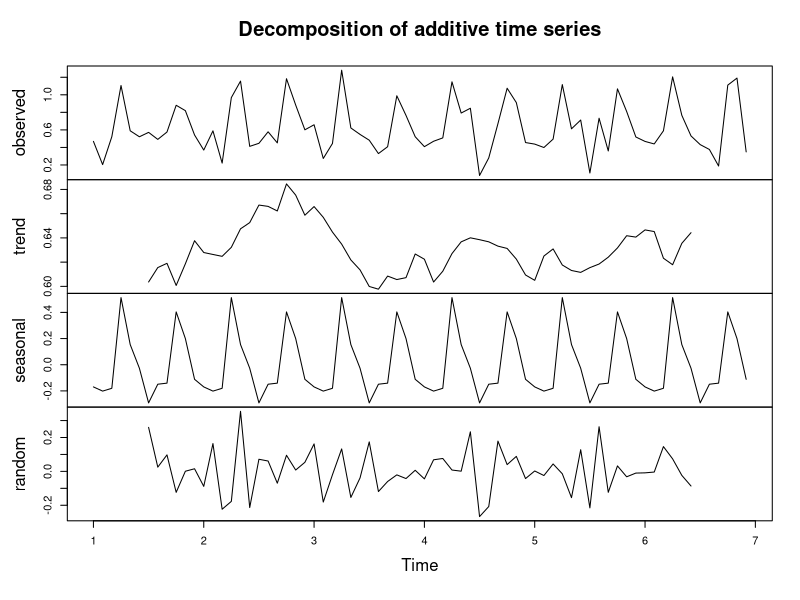
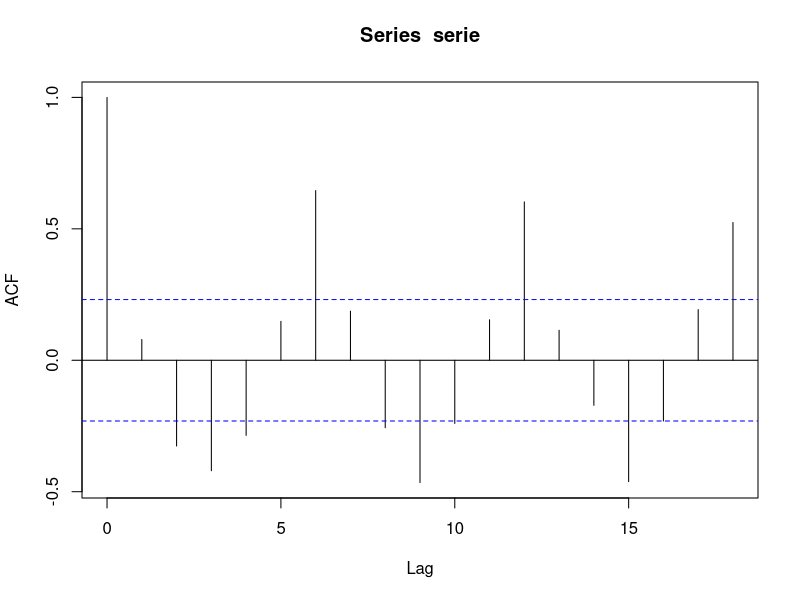
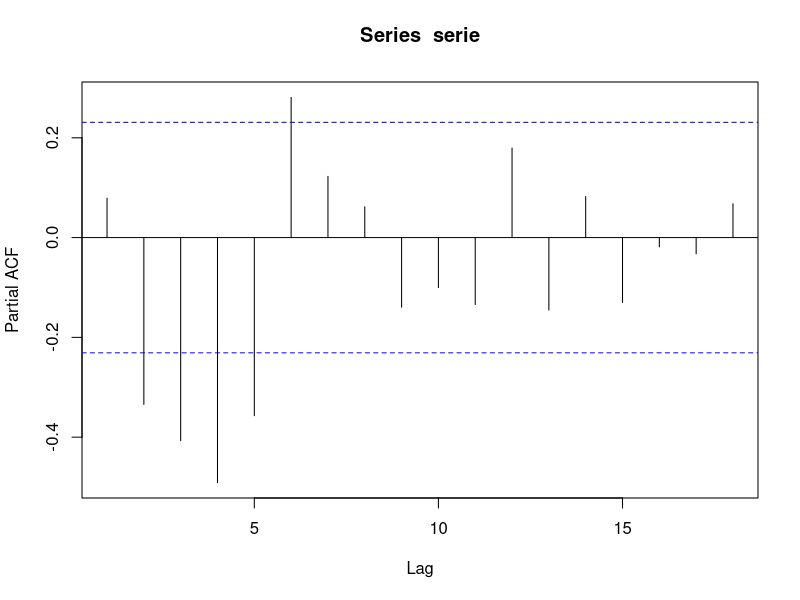
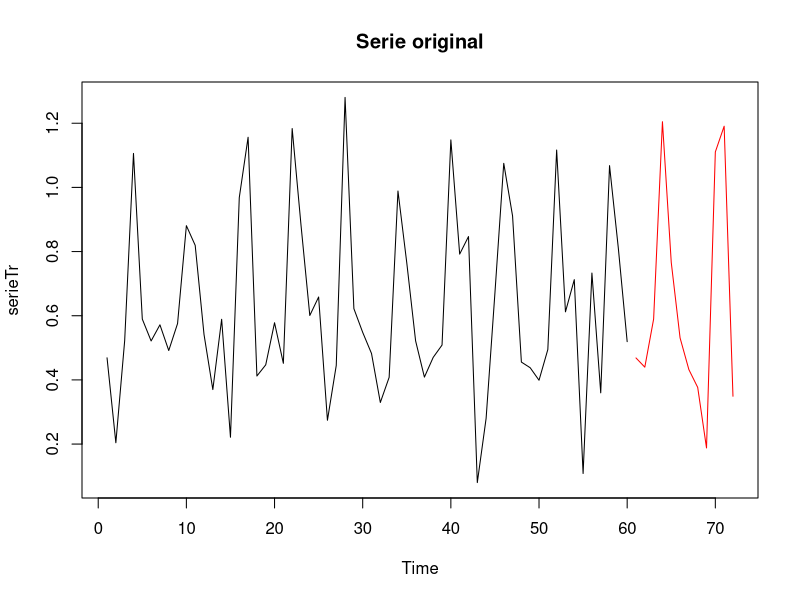
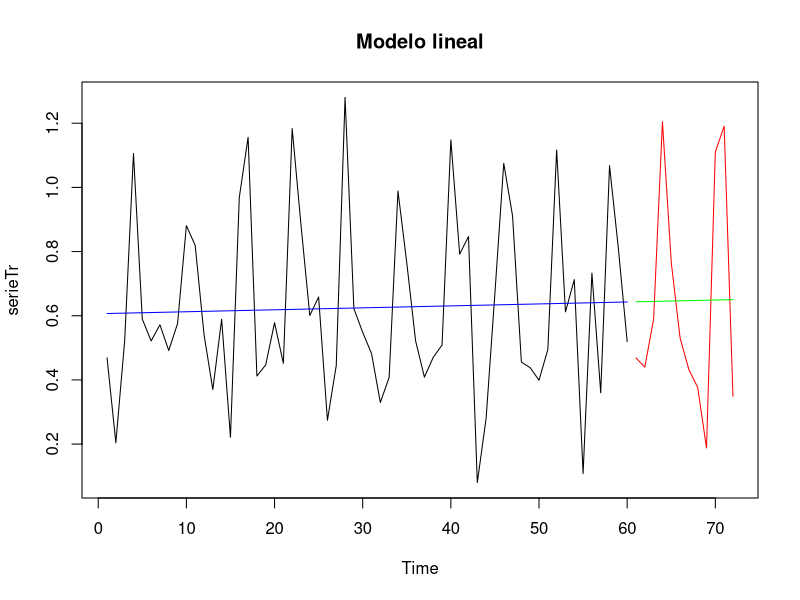
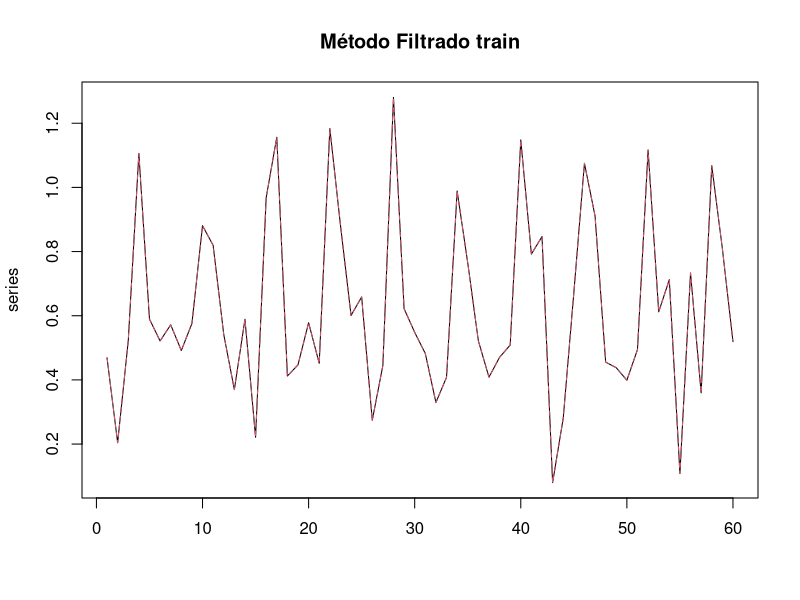
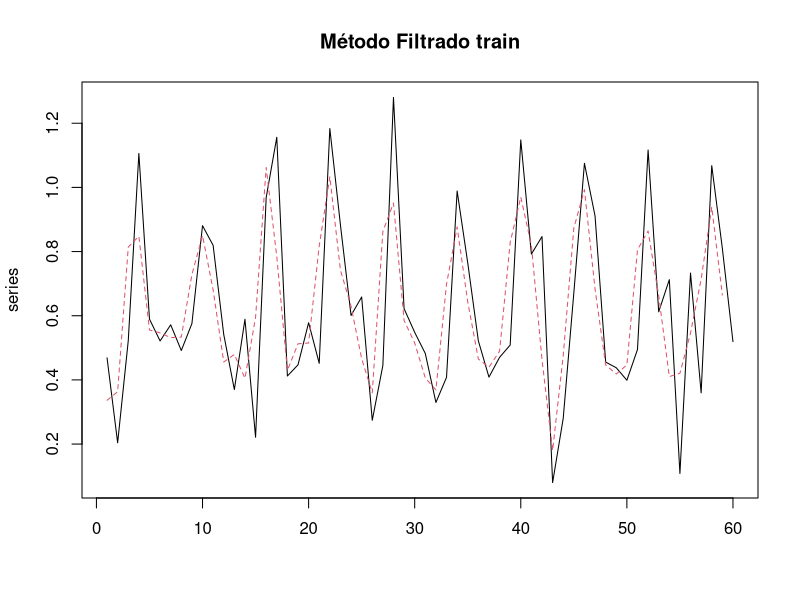
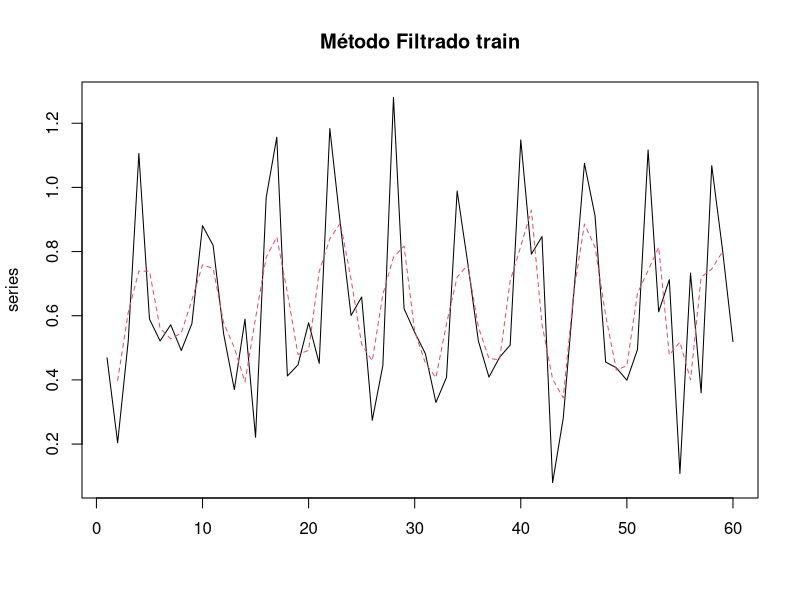

The R source for these figures, in order:
#######################################
# 2.2 Pre-procesameinto
#######################################
rm(list=ls()) # Eliminamos lo que haya en el espacio de trabajo
library("tseries") # para el test ADF

#Leemos la serie
serie<-scan("SerieTrabajoPractico.dat")
# Echamos un primer vistazo a la serie.
# Como se trata de series anuales, de haber estacionalidad, posiblemente aparezca cada 12 meses.
# Por tanto, inicialmente creamos la serie temporal con periodo de estacionalidad 12, para visualizar
serie.ts<- ts(serie, frequency = 12)
# Visualizamos la descomposición
plot(decompose(serie.ts))
print("Vemos como la frecuencia no es de 12 meses sinó cada 6 meses, así que vamos a modificar esta serie")
serie.ts <- ts(serie, frequency = 6)
cat("Visualizamos primero la descomposición de la serie, buscando patrones visuales que nos den idea de por dónde empezar (tendencia, estacionalidad)\n");
cat("Vemos 3 cosas: \n");
cat("  1. Que la variabilidad de la estacionalidad no aumenta ni decrece. ");
cat("  2. Que puede que la tendencia no juegue un papel importante.\n")
cat("  3. Que posiblemente hay una estacionalidad.\n")
print("Como con esto no estamos seguros de si la serie es estacionaria o no, vamos a ver el ACF, PACF y pasaremos el test ADF:")
print("Mostrando el ACF")
acf(serie) # Mostramos ACF
print("Mostrando el PACF")
pacf(serie) # Mostramos PACF
resul <- adf.test(serie) # Pasamos el test de ADF
cat("El resultado del test de Dickey-Fuller aumentado es un p-value=", resul$p.value, "\n")
print("Podemos decir debido a este resultado, que la serie es Estacionaria con un nivel de confianza del 99%. Además en el gráfico ACF vemos como con un Lag = 6, que la serie va a ser Estacionaria")

# Dividimos la serie en training y test (nos quedamos con los NTest últimos para el test)
NPred= 12; # Valores a predecir
NTest= 12; # Valores que vamos a dejar para test
serieTr<- serie[1:(length(serie)-NTest)];
tiempoTr<- 1:length(serieTr)
serieTs<- serie[(length(serie)-NTest+1):length(serie)];
tiempoTs<- (tiempoTr[length(tiempoTr)]+1):(tiempoTr[length(tiempoTr)]+NTest);
plot.ts(serieTr, xlim=c(1, tiempoTs[length(tiempoTs)]))
title("Serie original")
lines(tiempoTs, serieTs, col="red")
cat("Dividimos el conjunto de datos en entrenamiento (para ajuste, negro) y test (para comprobar los modelos, rojo).\n");

#######################################
#2.3 Tendencia
#######################################
# Modelado y eliminación de tendencia
# Hipótesis: Modelo Lineal x= a + b*t (x=serie; t=tiempo; a,b=parámetros a estimar)
parametros.MLineal <- lm (serieTr ~ tiempoTr) # Ajustamos modelo
# Calculamos la estimación de la tendencia
TendEstimadaTr.MLineal<-parametros.MLineal$coefficients[1]+tiempoTr*parametros.MLineal$coefficients[2] 
TendEstimadaTs.MLineal<-parametros.MLineal$coefficients[1]+tiempoTs*parametros.MLineal$coefficients[2] 
# Mostramos en la misma figura la serie y la tendencia estimada
plot.ts(serieTr, xlim=c(1, tiempoTs[length(tiempoTs)]))
title("Modelo lineal")
lines(tiempoTr, TendEstimadaTr.MLineal, col="blue")
lines(tiempoTs, serieTs, col="red")
lines(tiempoTs, TendEstimadaTs.MLineal, col="green")
RSS.tendencia.MLineal= sum( (parametros.MLineal$residuals)^2); # Calculamos suma de errores al cuadrado
print("Metodo de eliminacion de tendencia por aproximacion lineal.")
cat(c("El modelo presenta un RSS (Residual Sum of Squares)=", RSS.tendencia.MLineal, "\n"));
JB <- jarque.bera.test(parametros.MLineal$residuals)
JB$p.value
JB <- jarque.bera.test((TendEstimadaTs.MLineal-serieTs))
JB$p.value
TT <- t.test(c(parametros.MLineal$residuals, TendEstimadaTs.MLineal-serieTs))
TT$p.value
print("Viendo estos resultados, podemos pensar, que al tener todos un p-value > 0.05, no existen diferencias significativas en los datos y la hipótesis lineal es factible")

print("Si observamos los resultados, no parece que sea el modelo más correcto para este caso, por lo que voy a probar con un flitrado")
# Estimación de tendencia por filtrado de medias moviles de orden k
for (k in 1:4) {
  filtro<-rep(1/k, k); # Creamos el filtro
  # Filtramos señal
  SerFiltradaTr<-filter(serieTr,filter=filtro,sides=2,method="convolution")
  # Mostramos en la misma figura la serie y la tendencia estimada
  series<-matrix(c(t(serieTr), t(SerFiltradaTr)), ncol=2);
  matplot(series, pch=1, type= "l")
  title("Método Filtrado train")
  cat("Calculo tendencia con filtro de orden k=", k, "\n")
  print("Pulse una tecla para continuar...")
  pause<-readline(); # para pausar la ejecución
}
for (k in 1:3) {
  filtro<-rep(1/k, k); # Creamos el filtro
  # Filtramos señal
  SerFiltradaTs<-filter(serieTs,filter=filtro,sides=2,method="convolution")
  # Mostramos en la misma figura la serie y la tendencia estimada
  series<-matrix(c(t(serieTs), t(SerFiltradaTs)), ncol=2);
  matplot(series, pch=1, type= "l")
  title("Método Filtrado test")
  cat("Calculo tendencia con filtro de orden k=", k, "\n")
  print("Pulse una tecla para continuar...")
  pause<-readline(); # para pausar la ejecución
}
print("Vemos que, a mayor k, más se suaviza la serie. Vamos a quedarnos con el ultimo valor.")

# Eliminamos la tendencia
SerSinTendMLinTr <- serieTr - TendEstimadaTr.MLineal
SerSinTendMlinTs <- serieTs - TendEstimadaTs.MLineal
SerSinTendFilTr<-serieTr-SerFiltradaTr
SerSinTendFilTs<-serieTs-SerFiltradaTs
par(mfrow=c(2,2))  
plot.ts(SerSinTendFilTr, xlim=c(1, tiempoTs[length(tiempoTs)]))
title("Filtrado")
lines(tiempoTs, SerSinTendFilTs, col="red")
plot.ts(serieTr, xlim=c(1, tiempoTs[length(tiempoTs)]))
title("Original")
lines(tiempoTs, serieTs, col="red")
plot.ts(SerSinTendMLinTr, xlim=c(1, tiempoTs[length(tiempoTs)]))
title("Método Lineal")
lines(tiempoTs, SerSinTendMlinTs, col="red")
par(mfrow=c(1,1))
print("Vemos que la eliminación de tendencia es una posibilidad, pero vamos a pasar al siguiente paso sin eliminarla, ya que puedo asumir que no es elemental")


#######################################
#2.4 Estacionalidad
#######################################
# Calculamos y eliminamos la estacionalidad
k<- 6; # Asumimos periodo de estacionalidad k= 6
estacionalidad<- decompose(serie.ts)$seasonal[1:k];
#Eliminamos estacionalidad para el modelo ya que vemos que hay
aux<-rep(estacionalidad, length(serieTr)/length(estacionalidad));
serieTr.SinEst<- serieTr-aux;
serieTs.SinEst<- serieTs-estacionalidad;
plot.ts(serieTr.SinEst, xlim=c(1, tiempoTs[length(tiempoTs)]))
title("Serie sin estacionalidad")
lines(tiempoTs, serieTs.SinEst, col="red")
print("Serie sin la estacionalidad\n")

#######################################
#2.5 Estacionaridad
#######################################
#Vamos a ver si es estacionaria con el Test de Dickey-Fuller aumentado
adftest<- adf.test(serieTr.SinEst);
cat(c("Resultados del test ADF (aproximación lineal sin tendencia ni estacionalidad): ", adftest$p.value, "\n"));
cat("No es necesario diferenciar.\n")


#######################################
#2.6 Modelos ARIMA
#######################################
# Vemos los ACF y PACF
acf(serieTr.SinEst) # Mostramos ACF
print("Mostrando el ACF de la serie sin tendencia lineal y sin estacionalidad\n")
pacf(serieTr.SinEst) # Mostramos PACF
print("Mostrando el PACF de la serie sin tendencia lineal y sin estacionalidad")

# Mostramos las series sin estacionalidad
plot.ts(serieTr.SinEst, xlim=c(1, tiempoTs[length(tiempoTs)]))
title("Serie sin estacionalidad")
lines(tiempoTs[1:(length(tiempoTs))], serieTs.SinEst, col="red")
print("Serie sin la estacionalidad.")
cat("Con esto, podemos comenzar probando un modelo ARIMA(2, 0, 2):\n");

#######################################
#2.6.1 Modelo ARIMA
#######################################
# Ajustamos el modelo ARIMA(2,0,2)
modelo1<- arima(serieTr.SinEst, order=c(2, 0, 2))
# Cogemos los valores del ajuste y las predicciones
# Cogemos los valores que se han ajustado de la serie 
valoresAjustados1<- serieTr.SinEst+modelo1$residuals; 
# Calculamos las predicciones 
Predicciones1<- predict(modelo1, n.ahead = NPred); 
valoresPredichos1<- Predicciones1$pred; # Cogemos las predicciones
# Calculamos el error cuadrático acumulado del ajuste, en ajuste y en test
errorTr1<- sum((modelo1$residuals)^2);
errorTs1<- sum((valoresPredichos1-serieTs.SinEst)^2);
cat("Error en ajuste con ARIMA(2, 0, 2): ", errorTr1, "\n")
cat("Error en la predicción de test con ARIMA(2, 0, 2): ", errorTs1, "\n")

# Mostramos las gráficas del ajuste y predicción en test
plot.ts(serieTr.SinEst, xlim=c(1, tiempoTs[length(tiempoTs)]))
title("Ajuste y predicción")
lines(valoresAjustados1, col="blue")
lines(tiempoTs, serieTs.SinEst, col="red")
lines(tiempoTs, valoresPredichos1, col="blue")
cat("Predicción con el modelo\n");

# Tests para la selección del modelo y su validación
boxtest1<- Box.test(modelo1$residuals) # Test de aleatoriedad de Box-Pierce
cat(c("El test de Box-Pierce da un p-value=", boxtest1$p.value, " para el modelo. Lo pasa (los errores son aleatorios)\n"))
JB1<- jarque.bera.test(modelo1$residuals); # Test de normalidad de Jarque Bera
cat(c("El test de Jarque Bera da un p-value=", JB1$p.value, " para el modelo. Lo pasa (p-value>0.05)\n"))
SW1<- shapiro.test(modelo1$residuals); # Test de normalidad de Shapiro-Wilk
cat(c("El test de Shapiro-Wilk da un p-value=", SW1$p.value, " para el modelo. Lo pasa (p-value>0.05)\n"))

# Mostramos histograma de residuos 
cat("Mostramos el histograma de los residuos del modelo.\n")
hist(modelo1$residuals, col="blue", prob=T,ylim=c(0,20),xlim=c(-0.2,0.2))
lines(density(modelo1$residuals))

#######################################
#2.6.2 Modelos ARIMA
#######################################
# Ajustamos el modelo ARIMA(0,0,1)
modelo2<- arima(serieTr.SinEst, order=c(0, 0, 1))
# Cogemos los valores del ajuste y las predicciones
# Cogemos los valores que se han ajustado de la serie 
valoresAjustados2<- serieTr.SinEst+modelo2$residuals; 
# Calculamos las predicciones 
Predicciones2<- predict(modelo2, n.ahead = NPred); 
valoresPredichos2<- Predicciones2$pred; # Cogemos las predicciones
# Calculamos el error cuadrático acumulado del ajuste, en ajuste y en test
errorTr2<- sum((modelo2$residuals)^2);
errorTs2<- sum((valoresPredichos2-serieTs.SinEst)^2);
cat("Error en ajuste con ARIMA(0, 0, 1): ", errorTr2, "\n")
cat("Error en la predicción de test con ARIMA(0, 0, 1): ", errorTs2, "\n")

# Mostramos las gráficas del ajuste y predicción en test
plot.ts(serieTr.SinEst, xlim=c(1, tiempoTs[length(tiempoTs)]))
title("Ajuste y predicción")
lines(valoresAjustados2, col="blue")
lines(tiempoTs, serieTs.SinEst, col="red")
lines(tiempoTs, valoresPredichos2, col="blue")
cat("Predicción con el modelo\n");

# Tests para la selección del modelo y su validación
boxtest2<- Box.test(modelo2$residuals) # Test de aleatoriedad de Box-Pierce
cat(c("El test de Box-Pierce da un p-value=", boxtest2$p.value, " para el modelo. Lo pasa (los errores son aleatorios)\n"))
JB2<- jarque.bera.test(modelo2$residuals); # Test de normalidad de Jarque Bera
cat(c("El test de Jarque Bera da un p-value=", JB2$p.value, " para el modelo. Lo pasa (p-value>0.05)\n"))
SW2<- shapiro.test(modelo2$residuals); # Test de normalidad de Shapiro-Wilk
cat(c("El test de Shapiro-Wilk da un p-value=", SW2$p.value, " para el modelo. Lo pasa (p-value>0.05)\n"))

# Mostramos histograma de residuos 
cat("Mostramos el histograma de los residuos del modelo.\n")
hist(modelo2$residuals, col="blue", prob=T,ylim=c(0,20),xlim=c(-0.2,0.2))
lines(density(modelo2$residuals))

#######################################
#2.6.3 Modelos ARIMA
#######################################
# Ajustamos el modelo ARIMA(1,0,0)
modelo3<- arima(serieTr.SinEst, order=c(1, 0, 0))
# Cogemos los valores del ajuste y las predicciones
# Cogemos los valores que se han ajustado de la serie 
valoresAjustados3<- serieTr.SinEst+modelo3$residuals; 
# Calculamos las predicciones 
Predicciones3<- predict(modelo3, n.ahead = NPred); 
valoresPredichos3<- Predicciones3$pred; # Cogemos las predicciones
# Calculamos el error cuadrático acumulado del ajuste, en ajuste y en test
errorTr3<- sum((modelo3$residuals)^2);
errorTs3<- sum((valoresPredichos3-serieTs.SinEst)^2);
cat("Error en ajuste con ARIMA(1, 0, 0): ", errorTr3, "\n")
cat("Error en la predicción de test con ARIMA(1, 0, 0): ", errorTs3, "\n")

# Mostramos las gráficas del ajuste y predicción en test
plot.ts(serieTr.SinEst, xlim=c(1, tiempoTs[length(tiempoTs)]))
title("Ajuste y predicción")
lines(valoresAjustados3, col="blue")
lines(tiempoTs, serieTs.SinEst, col="red")
lines(tiempoTs, valoresPredichos3, col="blue")
cat("Predicción con el modelo\n");

# Tests para la selección del modelo y su validación
boxtest3<- Box.test(modelo3$residuals) # Test de aleatoriedad de Box-Pierce
cat(c("El test de Box-Pierce da un p-value=", boxtest3$p.value, " para el modelo. Lo pasa (los errores son aleatorios)\n"))
JB3<- jarque.bera.test(modelo3$residuals); # Test de normalidad de Jarque Bera
cat(c("El test de Jarque Bera da un p-value=", JB3$p.value, " para el modelo. Lo pasa (p-value>0.05)\n"))
SW3<- shapiro.test(modelo3$residuals); # Test de normalidad de Shapiro-Wilk
cat(c("El test de Shapiro-Wilk da un p-value=", SW3$p.value, " para el modelo. Lo pasa (p-value>0.05)\n"))

# Mostramos histograma de residuos 
cat("Mostramos el histograma de los residuos del modelo.\n")
hist(modelo3$residuals, col="blue", prob=T,ylim=c(0,20),xlim=c(-0.2,0.2))
lines(density(modelo3$residuals))

#######################################
#2.6.4 Modelos ARIMA
#######################################
# Ajustamos el modelo ARIMA(2,0,1)
modelo4<- arima(serieTr.SinEst, order=c(2, 0, 1))
# Cogemos los valores del ajuste y las predicciones
# Cogemos los valores que se han ajustado de la serie 
valoresAjustados4<- serieTr.SinEst+modelo4$residuals; 
# Calculamos las predicciones 
Predicciones4<- predict(modelo4, n.ahead = NPred); 
valoresPredichos4<- Predicciones4$pred; # Cogemos las predicciones
# Calculamos el error cuadrático acumulado del ajuste, en ajuste y en test
errorTr4<- sum((modelo4$residuals)^2);
errorTs4<- sum((valoresPredichos4-serieTs.SinEst)^2);
cat("Error en ajuste con ARIMA(2, 0, 1): ", errorTr4, "\n")
cat("Error en la predicción de test con ARIMA(2, 0, 1): ", errorTs4, "\n")

# Mostramos las gráficas del ajuste y predicción en test
plot.ts(serieTr.SinEst, xlim=c(1, tiempoTs[length(tiempoTs)]))
title("Ajuste y predicción")
lines(valoresAjustados4, col="blue")
lines(tiempoTs, serieTs.SinEst, col="red")
lines(tiempoTs, valoresPredichos4, col="blue")
cat("Predicción con el modelo\n");

# Tests para la selección del modelo y su validación
boxtest4<- Box.test(modelo4$residuals) # Test de aleatoriedad de Box-Pierce
cat(c("El test de Box-Pierce da un p-value=", boxtest4$p.value, " para el modelo. Lo pasa (los errores son aleatorios)\n"))
JB4<- jarque.bera.test(modelo4$residuals); # Test de normalidad de Jarque Bera
cat(c("El test de Jarque Bera da un p-value=", JB4$p.value, " para el modelo. Lo pasa (p-value>0.05)\n"))
SW4<- shapiro.test(modelo4$residuals); # Test de normalidad de Shapiro-Wilk
cat(c("El test de Shapiro-Wilk da un p-value=", SW4$p.value, " para el modelo. Lo pasa (p-value>0.05)\n"))

# Mostramos histograma de residuos 
cat("Mostramos el histograma de los residuos del modelo.\n")
hist(modelo4$residuals, col="blue", prob=T,ylim=c(0,20),xlim=c(-0.2,0.2))
lines(density(modelo4$residuals))

#######################################
#2.6.5 Modelos ARIMA
#######################################
# Ajustamos el modelo ARIMA(1,0,2)
modelo5<- arima(serieTr.SinEst, order=c(1, 0, 2))
# Cogemos los valores del ajuste y las predicciones
# Cogemos los valores que se han ajustado de la serie 
valoresAjustados5<- serieTr.SinEst+modelo5$residuals; 
# Calculamos las predicciones 
Predicciones5<- predict(modelo5, n.ahead = NPred); 
valoresPredichos5<- Predicciones5$pred; # Cogemos las predicciones
# Calculamos el error cuadrático acumulado del ajuste, en ajuste y en test
errorTr5<- sum((modelo5$residuals)^2);
errorTs5<- sum((valoresPredichos5-serieTs.SinEst)^2);
cat("Error en ajuste con ARIMA(1, 0, 2): ", errorTr5, "\n")
cat("Error en la predicción de test con ARIMA(1, 0, 2): ", errorTs5, "\n")

# Mostramos las gráficas del ajuste y predicción en test
plot.ts(serieTr.SinEst, xlim=c(1, tiempoTs[length(tiempoTs)]))
title("Ajuste y predicción")
lines(valoresAjustados5, col="blue")
lines(tiempoTs, serieTs.SinEst, col="red")
lines(tiempoTs, valoresPredichos5, col="blue")
cat("Predicción con el modelo\n");

# Tests para la selección del modelo y su validación
boxtest5<- Box.test(modelo5$residuals) # Test de aleatoriedad de Box-Pierce
cat(c("El test de Box-Pierce da un p-value=", boxtest5$p.value, " para el modelo. Lo pasa (los errores son aleatorios)\n"))
JB5<- jarque.bera.test(modelo5$residuals); # Test de normalidad de Jarque Bera
cat(c("El test de Jarque Bera da un p-value=", JB5$p.value, " para el modelo. Lo pasa (p-value>0.05)\n"))
SW5<- shapiro.test(modelo5$residuals); # Test de normalidad de Shapiro-Wilk
cat(c("El test de Shapiro-Wilk da un p-value=", SW5$p.value, " para el modelo. Lo pasa (p-value>0.05)\n"))

# Mostramos histograma de residuos 
cat("Mostramos el histograma de los residuos del modelo.\n")
hist(modelo5$residuals, col="blue", prob=T,ylim=c(0,20),xlim=c(-0.2,0.2))
lines(density(modelo5$residuals))

#######################################
#2.6.6 Modelos ARIMA
#######################################
# Ajustamos el modelo ARIMA(1,0,1)
modelo6<- arima(serieTr.SinEst, order=c(1, 0, 1))
# Cogemos los valores del ajuste y las predicciones
# Cogemos los valores que se han ajustado de la serie 
valoresAjustados6<- serieTr.SinEst+modelo6$residuals; 
# Calculamos las predicciones 
Predicciones6<- predict(modelo6, n.ahead = NPred); 
valoresPredichos6<- Predicciones6$pred; # Cogemos las predicciones
# Calculamos el error cuadrático acumulado del ajuste, en ajuste y en test
errorTr6<- sum((modelo6$residuals)^2);
errorTs6<- sum((valoresPredichos6-serieTs.SinEst)^2);
cat("Error en ajuste con ARIMA(1, 0, 1): ", errorTr6, "\n")
cat("Error en la predicción de test con ARIMA(1, 0, 1): ", errorTs6, "\n")

# Mostramos las gráficas del ajuste y predicción en test
plot.ts(serieTr.SinEst, xlim=c(1, tiempoTs[length(tiempoTs)]))
title("Ajuste y predicción")
lines(valoresAjustados6, col="blue")
lines(tiempoTs, serieTs.SinEst, col="red")
lines(tiempoTs, valoresPredichos6, col="blue")
cat("Predicción con el modelo\n");

# Tests para la selección del modelo y su validación
boxtest6<- Box.test(modelo6$residuals) # Test de aleatoriedad de Box-Pierce
cat(c("El test de Box-Pierce da un p-value=", boxtest6$p.value, " para el modelo. Lo pasa (los errores son aleatorios)\n"))
JB6<- jarque.bera.test(modelo6$residuals); # Test de normalidad de Jarque Bera
cat(c("El test de Jarque Bera da un p-value=", JB6$p.value, " para el modelo. Lo pasa (p-value>0.05)\n"))
SW6<- shapiro.test(modelo6$residuals); # Test de normalidad de Shapiro-Wilk
cat(c("El test de Shapiro-Wilk da un p-value=", SW6$p.value, " para el modelo. Lo pasa (p-value>0.05)\n"))

# Mostramos histograma de residuos 
cat("Mostramos el histograma de los residuos del modelo.\n")
hist(modelo6$residuals, col="blue", prob=T,ylim=c(0,20),xlim=c(-0.2,0.2))
lines(density(modelo6$residuals))


#######################################
#2.7 Selección del modelo
#######################################
print("Probamos con 6 modelos: ARIMA(2,0,2), ARIMA(0,0,1), ARIMA(1,0,0), ARIMA(2,0,1), ARIMA(1,0,2) y ARIMA(1,0,1).");
print("Calculamos las predicciones y el modelo en si");

#Ajuste de los modelos
par(mfrow=c(2,3)) 
plot.ts(serieTr.SinEst, xlim=c(1, tiempoTs[length(tiempoTs)]));
title("Ajuste Modelo 1")
lines(valoresAjustados1, col="red");
lines(tiempoTs, serieTs.SinEst, col="green")
lines(valoresPredichos1, col="blue")
plot.ts(serieTr.SinEst, xlim=c(1, tiempoTs[length(tiempoTs)]));
title("Ajuste Modelo 2")
lines(valoresAjustados2, col="red");
lines(tiempoTs, serieTs.SinEst, col="green")
lines(valoresPredichos2, col="blue")
plot.ts(serieTr.SinEst, xlim=c(1, tiempoTs[length(tiempoTs)]));
title("Ajuste Modelo 3")
lines(valoresAjustados3, col="red");
lines(tiempoTs, serieTs.SinEst, col="green")
lines(valoresPredichos3, col="blue")
plot.ts(serieTr.SinEst, xlim=c(1, tiempoTs[length(tiempoTs)]));
title("Ajuste Modelo 4")
lines(valoresAjustados4, col="red");
lines(tiempoTs, serieTs.SinEst, col="green")
lines(valoresPredichos4, col="blue")
plot.ts(serieTr.SinEst, xlim=c(1, tiempoTs[length(tiempoTs)]));
title("Ajuste Modelo 5")
lines(valoresAjustados5, col="red");
lines(tiempoTs, serieTs.SinEst, col="green")
lines(valoresPredichos5, col="blue")
plot.ts(serieTr.SinEst, xlim=c(1, tiempoTs[length(tiempoTs)]));
title("Ajuste Modelo 6")
lines(valoresAjustados6, col="red");
lines(tiempoTs, serieTs.SinEst, col="green")
lines(valoresPredichos6, col="blue")
print("Serie original (negro y verde), ajustada y predicha con los diferentes modelos")
par(mfrow=c(1,1)) 

#Histograma de los residuos
par(mfrow=c(2,3)) 
hist(modelo1$residuals, col="blue", prob=T,ylim=c(0,4),xlim=c(-0.2,0.2))
lines(density(modelo1$residuals))
hist(modelo2$residuals, col="blue", prob=T,ylim=c(0,4),xlim=c(-0.2,0.2))
lines(density(modelo2$residuals))
hist(modelo3$residuals, col="blue", prob=T,ylim=c(0,4),xlim=c(-0.2,0.2))
lines(density(modelo3$residuals))
hist(modelo4$residuals, col="blue", prob=T,ylim=c(0,4),xlim=c(-0.2,0.2))
lines(density(modelo4$residuals))
hist(modelo5$residuals, col="blue", prob=T,ylim=c(0,4),xlim=c(-0.2,0.2))
lines(density(modelo5$residuals))
hist(modelo6$residuals, col="blue", prob=T,ylim=c(0,4),xlim=c(-0.2,0.2))
lines(density(modelo6$residuals))
par(mfrow=c(1,1))
# Comparamos ambos modelos por el criterio de AIC
resultsAIC<-AIC(modelo1, modelo2, modelo3, modelo4, modelo5, modelo6)
print(resultsAIC)

#######################################
#2.8 Predicción de la serie
#######################################
# Probamos ahora a calibrar el mejor modelo con la serie completa
tiempo<- 1:length(serie)
# Calculamos estacionalidad
k<-6
estacionalidad<-rep(0, k);
for (i in 1:k) {
  secuencia<-seq(i, length(serie), by=k);
  for (j in secuencia) {
    estacionalidad[i]<- estacionalidad[i] + serie[j];
  }
  
  estacionalidad[i]<-estacionalidad[i]/length(secuencia);
}
aux<-rep(estacionalidad, length(serie)/length(estacionalidad));
#Eliminamos estacionalidad
serieSinEst<- serie-aux;
# Ajustamos el modelo que hemos seleccionado
modelo<- arima(serieSinEst, order=c(0, 0, 1))
# Obtenemos ajuste y predicción
valoresAjustados<- serieSinEst+modelo$residuals;
Predicciones<- predict(modelo, n.ahead = NPred); 
valoresPredichos<- Predicciones$pred; # Cogemos las predicciones
# Por último, deshacemos cambios
valoresAjustados<- valoresAjustados+aux; # Estacionalidad
valoresPredichos<- valoresPredichos+estacionalidad;
tiempoPred<- (tiempo[length(tiempo)]+(1:NPred));
plot.ts(serie, xlim=c(1, max(tiempoPred)), ylim=c(-0.2, 1.5))
title("Predicción Final")
lines(valoresAjustados, col="blue")
lines(valoresPredichos, col="red")
